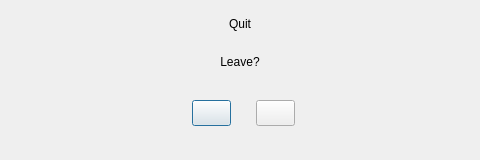
<?xml version="1.0" encoding="UTF-8"?>
<ui version="4.0">
 <class>MessageDialog</class>
 <widget class="QDialog" name="MessageDialog">
  <property name="geometry">
   <rect>
    <x>0</x>
    <y>0</y>
    <width>480</width>
    <height>160</height>
   </rect>
  </property>
  <property name="windowTitle">
   <string>Dialog</string>
  </property>
  <widget class="Label" name="cTitle">
   <property name="geometry">
    <rect>
     <x>0</x>
     <y>0</y>
     <width>480</width>
     <height>48</height>
    </rect>
   </property>
   <property name="text">
    <string>Quit</string>
   </property>
   <property name="alignment">
    <set>Qt::AlignCenter</set>
   </property>
  </widget>
  <widget class="Label" name="cSubtitle">
   <property name="geometry">
    <rect>
     <x>0</x>
     <y>50</y>
     <width>480</width>
     <height>24</height>
    </rect>
   </property>
   <property name="text">
    <string>Leave?</string>
   </property>
   <property name="alignment">
    <set>Qt::AlignCenter</set>
   </property>
  </widget>
  <widget class="Button" name="cOk">
   <property name="geometry">
    <rect>
     <x>192</x>
     <y>100</y>
     <width>39</width>
     <height>26</height>
    </rect>
   </property>
   <property name="text">
    <string/>
   </property>
  </widget>
  <widget class="Button" name="cCancel">
   <property name="geometry">
    <rect>
     <x>256</x>
     <y>100</y>
     <width>39</width>
     <height>26</height>
    </rect>
   </property>
   <property name="text">
    <string/>
   </property>
  </widget>
 </widget>
 <customwidgets>
  <customwidget>
   <class>Button</class>
   <extends>QPushButton</extends>
   <header>widget/button.h</header>
  </customwidget>
  <customwidget>
   <class>Label</class>
   <extends>QLabel</extends>
   <header>widget/label.h</header>
  </customwidget>
 </customwidgets>
 <resources/>
 <connections/>
</ui>
